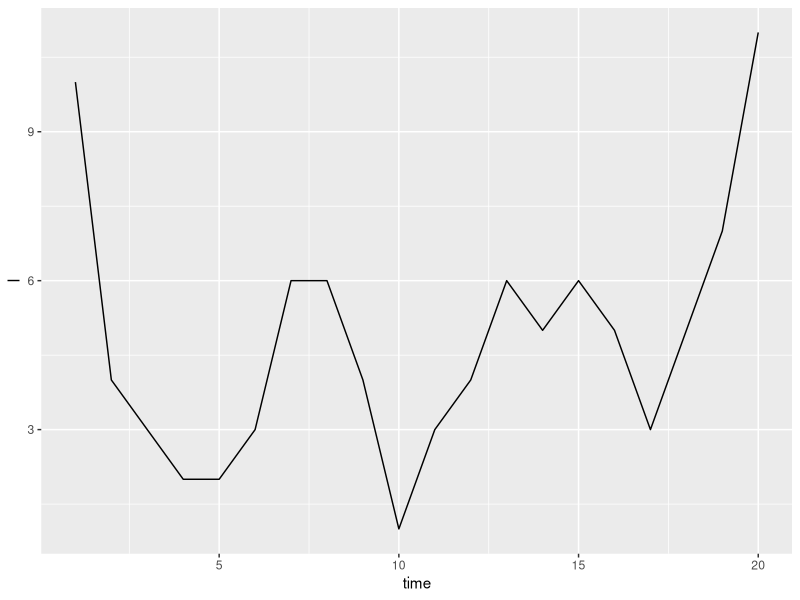
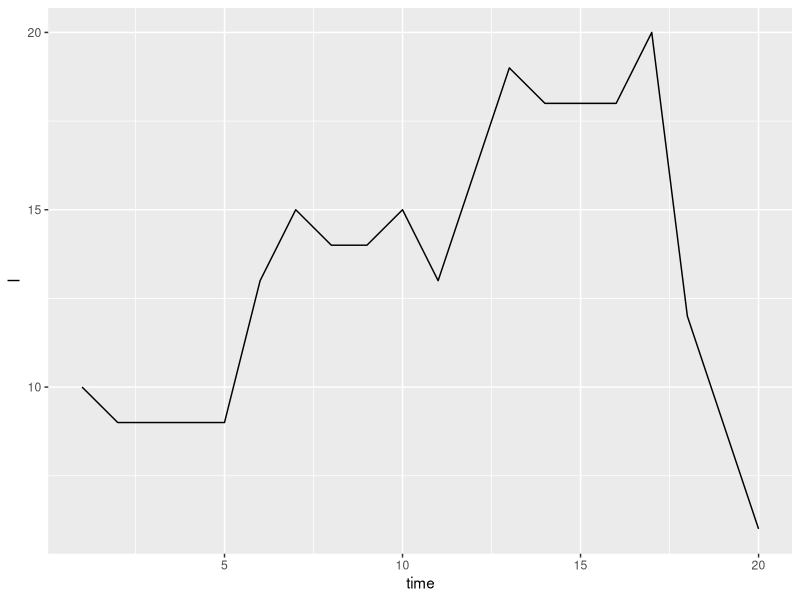
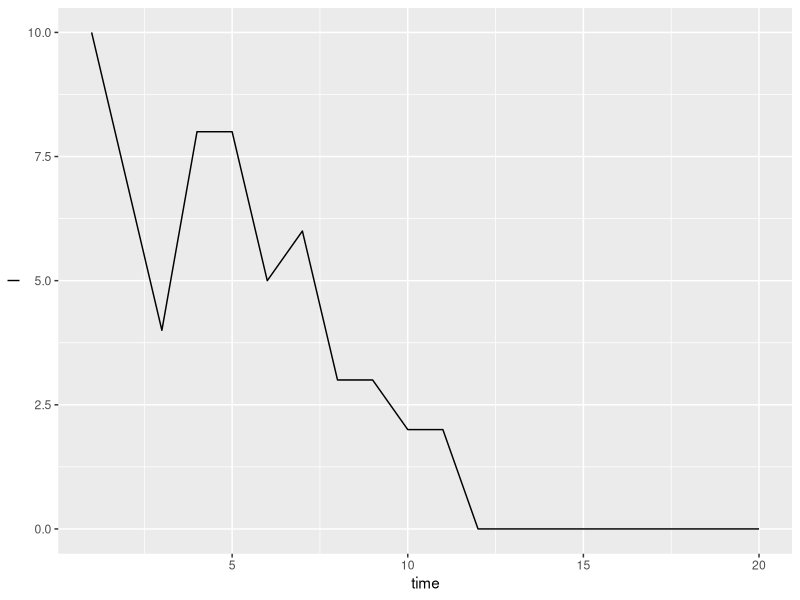

Recreate these plots in R, in order.
## ---- chunk 1
library(ggplot2)
## ---- chunk 2
simm <- function(i0=10,numobs=20,repMean=0.5,shapeP=0.1,seed=NULL){
  if (!is.null(seed)) set.seed(seed)
  tvec <- seq(1,numobs)
  n <- length(tvec)
  I <- Iobs <- IMean <- numeric(n)
  
  I[1] <- i0
#  pShape <- rgamma(1,shape=shapeP,rate=shapeP)
#  IMean[1] <- rgamma(1,shape=pShape,rate=pShape/I[1])
  IMean[1] <- I[1]
  Iobs[1] <- rpois(1,repMean*I[1])
  
  for (t in 2:n){
    I[t] <- rpois(1,IMean[t-1])
#    IMean[t] <- rgamma(1,shape=pShape,rate=pShape/I[t])
    IMean[t] <-I[t]
    Iobs[t] <- rpois(1,repMean*I[t])
  }
  
  data.frame(time=tvec, I, Iobs,IMean)
}
## ---- chunk 3

p1 <- ggplot(simm(seed=101),aes(x=time,y=I)) + geom_line()

p1
p1 %+% simm(seed=108)
p1 %+% simm(seed=110)

